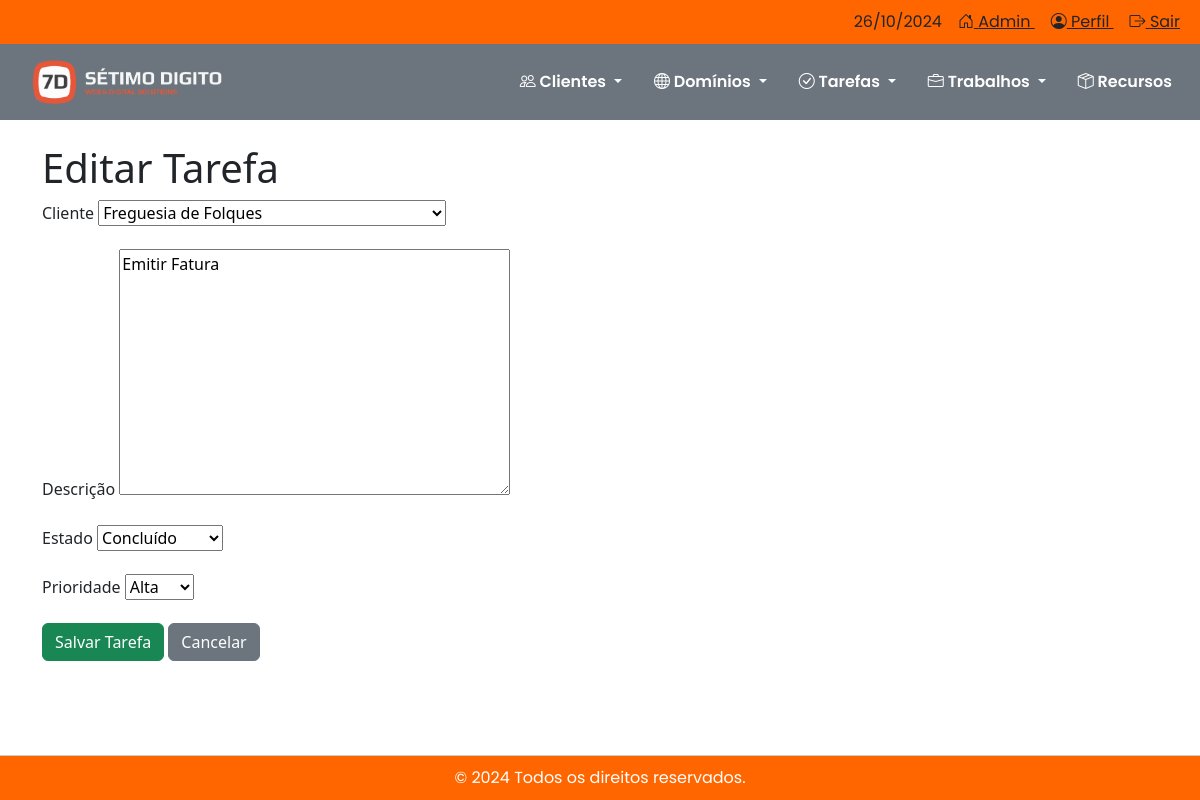
The app's page /tarefas/editar/2/ with its own data.
### tarefas/models.py (models this page shows, shortened)
class Tarefa(models.Model):
    ESTADOS_TAREFA = [
        ('a_fazer', 'A Fazer'),
        ('em_progresso', 'Em Progresso'),
        ('concluido', 'Concluído'),
    ]
    PRIORIDADES = [
        ('baixa', 'Baixa'),
        ('media', 'Média'),
        ('alta', 'Alta'),
    ]
    cliente = models.ForeignKey(Cliente, on_delete=models.CASCADE)
    descricao = models.TextField()
    estado = models.CharField(max_length=20, choices=ESTADOS_TAREFA, default='pendente')
    prioridade = models.CharField(max_length=10, choices=PRIORIDADES, default='media')
    data_criacao = models.DateTimeField(auto_now_add=True)

### tarefas/views.py (the view)
# urls.py: path('tarefas/editar/<int:tarefa_id>/', views.editar_tarefa, name='editar_tarefa'),
def editar_tarefa(request, tarefa_id):
    tarefa = get_object_or_404(Tarefa, id=tarefa_id)
    if request.method == 'POST':
        form = TarefaForm(request.POST, instance=tarefa)
        if form.is_valid():
            form.save()  # Salva as alterações na tarefa
            return redirect('listar_tarefas')  # Redireciona para a lista de tarefas
    else:
        form = TarefaForm(instance=tarefa)
    return render(request, 'tarefas/editar_tarefa.html', {'form': form, 'tarefa': tarefa})

### tarefas/forms.py
class TarefaForm(forms.ModelForm):
    class Meta:
        model = Tarefa
        fields = ['cliente', 'descricao', 'estado', 'prioridade']

### clientes/models.py (called while the page is built)
    def __str__(self):
        return self.nome

### tarefas/templates/tarefas/editar_tarefa.html (shortened to what this page needs)
{% extends 'base.html' %}
{% load static %}
{% block content %}
<h1 class="mt-4">Editar Tarefa</h1>
<form method="post" class="form">
    <div class="mb-3">
        <label for="id_cliente" class="form-label">Cliente</label>
        {{ form.cliente }}
    </div>
    <div class="mb-3">
        <label for="id_descricao" class="form-label">Descrição</label>
        {{ form.descricao }}
    </div>
    <div class="mb-3">
        <label for="id_estado" class="form-label">Estado</label>
        {{ form.estado }}
    </div>
    <div class="mb-3">
        <label for="id_prioridade" class="form-label">Prioridade</label>
        {{ form.prioridade }}
    </div>
    <button type="submit" class="btn btn-success">Salvar Tarefa</button>
    <a href="{% url 'listar_tarefas' %}" class="btn btn-secondary">Cancelar</a>
    <div style="height: 50px;"></div>
</form>
{% endblock %}

### static/css/styles.css (style rules this page uses)
html, body { height: 100%; margin: 0; padding: 0; }

### records on screen
Tarefa: cliente "Freguesia de Folques", descricao "Emitir Fatura", estado "Concluído", prioridade "Alta"

### other values on screen
{{ today }} "26/10/2024"
{{ current_year }} "2024"
